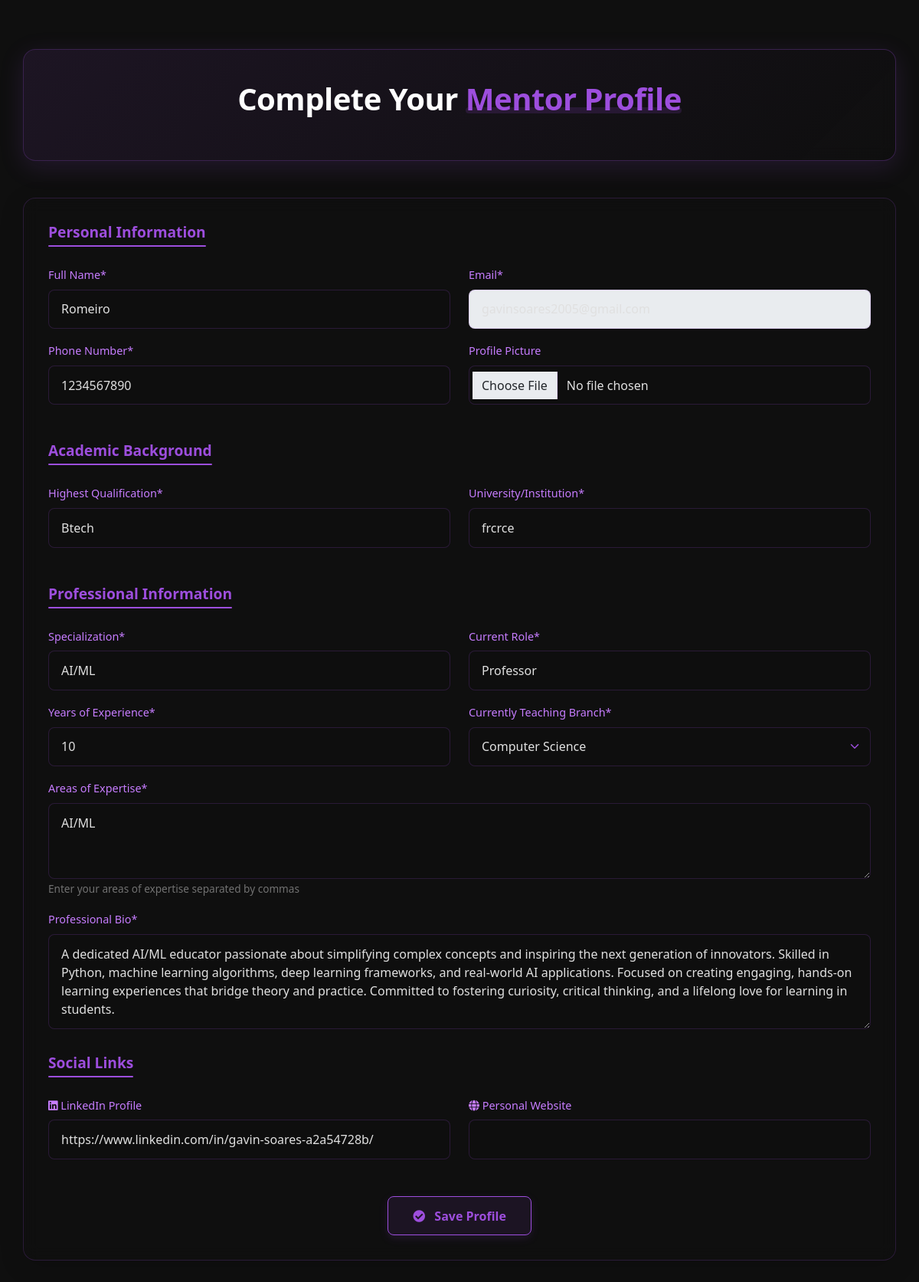
The page /mentor/profile/ (signed in) on the database its author committed.
### mentor/models.py (models this page shows, shortened)
class MentorProfile(models.Model):
    VERIFICATION_STATUS = (
        ('pending', 'Pending'),
        ('approved', 'Approved'),
        ('rejected', 'Rejected')
    )
    user = models.OneToOneField(User, on_delete=models.CASCADE, related_name='mentor_profile')
    full_name = models.CharField(max_length=200, blank=True, null=True)
    college = models.ForeignKey('college.CollegeProfile', on_delete=models.SET_NULL, related_name='mentors', null=True, blank=True)
    profile_picture = models.ImageField(upload_to='mentor_profiles/', null=True, blank=True)
    phone = models.CharField(max_length=15, blank=True, null=True)
    highest_qualification = models.CharField(max_length=200, blank=True, null=True)
    university = models.CharField(max_length=200, blank=True, null=True)
    specialization = models.CharField(max_length=200, blank=True, null=True)
    current_role = models.CharField(max_length=200, blank=True, null=True)
    experience_years = models.IntegerField(default=0)
    teaching_branch = models.CharField(max_length=200, blank=True, null=True)
    expertise_areas = models.TextField(blank=True, null=True)
    bio = models.TextField(blank=True, null=True)
    linkedin = models.URLField(blank=True, null=True)
    website = models.URLField(blank=True, null=True)
    verification_status = models.CharField(max_length=20, choices=VERIFICATION_STATUS, default='pending')
    verification_date = models.DateTimeField(null=True, blank=True)
    created_at = models.DateTimeField(auto_now_add=True)
    updated_at = models.DateTimeField(auto_now=True)

### mentor/views.py (the view, shortened to what this page needs)
# urls.py: path('profile/', views.mentor_profile, name='mentor_profile'),
@login_required
def mentor_profile(request):
    try:
        mentor = request.user.mentor_profile
        if mentor.verification_status != 'approved':
            messages.error(request, 'You need to be approved by the college before completing your profile.')
            return redirect('mentor_dashboard')
        update_mode = request.GET.get('mode') == 'update'
        context = {
            'mentor': mentor,
            'update_mode': update_mode
        }
        return render(request, 'mentor_profile.html', context)
    except MentorProfile.DoesNotExist:
        messages.error(request, 'Mentor profile not found.')
        return redirect('mentor_login')

### mentor/templates/mentor_profile.html (shortened to what this page needs)
<!DOCTYPE html>
<html lang="en">
<head>
    <link href="https://cdn.jsdelivr.net/npm/bootstrap@5.1.3/dist/css/bootstrap.min.css" rel="stylesheet">
    <link rel="stylesheet" href="https://cdnjs.cloudflare.com/ajax/libs/font-awesome/5.15.4/css/all.min.css">
</head>
<body>
    <div class="container profile-container">
        <div class="header-section">
            <h3>{% if update_mode %}Update{% else %}Complete{% endif %} Your <span>Mentor Profile</span></h3>
        </div>
        <div class="form-card">
            <form method="POST" enctype="multipart/form-data">
                <div class="form-section">
                    <h5 class="form-section-title">Personal Information</h5>
                    <div class="row">
                        <div class="col-md-6">
                            <div class="mb-3">
                                <label for="full_name">Full Name*</label>
                                <input type="text" class="form-control" id="full_name" name="full_name" value="{{ mentor.full_name|default:'' }}" required>
                            </div>
                        </div>
                        <div class="col-md-6">
                            <div class="mb-3">
                                <label for="email">Email*</label>
                                <input type="email" class="form-control" id="email" name="email" value="{{ mentor.user.email }}" readonly>
                            </div>
                        </div>
                    </div>
                    <div class="row">
                        <div class="col-md-6">
                            <div class="mb-3">
                                <label for="phone">Phone Number*</label>
                                <input type="tel" class="form-control" id="phone" name="phone" value="{{ mentor.phone|default:'' }}" required>
                            </div>
                        </div>
                        <div class="col-md-6">
                            <div class="mb-3">
                                <label for="profile_picture">Profile Picture</label>
                                <input type="file" class="form-control" id="profile_picture" name="profile_picture" accept="image/*">
                            </div>
                        </div>
                    </div>
                </div>
                <div class="form-section">
                    <h5 class="form-section-title">Academic Background</h5>
                    <div class="row">
                        <div class="col-md-6">
                            <div class="mb-3">
                                <label for="highest_qualification">Highest Qualification*</label>
                                <input type="text" class="form-control" id="highest_qualification" name="highest_qualification" value="{{ mentor.highest_qualification|default:'' }}" required>
                            </div>
                        </div>
                        <div class="col-md-6">
                            <div class="mb-3">
                                <label for="university">University/Institution*</label>
                                <input type="text" class="form-control" id="university" name="university" value="{{ mentor.university|default:'' }}" required>
                            </div>
                        </div>
                    </div>
                </div>
                <div class="form-section">
                    <h5 class="form-section-title">Professional Information</h5>
                    <div class="row">
                        <div class="col-md-6">
                            <div class="mb-3">
                                <label for="specialization">Specialization*</label>
                                <input type="text" class="form-control" id="specialization" name="specialization" value="{{ mentor.specialization|default:'' }}" required>
                            </div>
                        </div>
                        <div class="col-md-6">
                            <div class="mb-3">
                                <label for="current_role">Current Role*</label>
                                <input type="text" class="form-control" id="current_role" name="current_role" value="{{ mentor.current_role|default:'' }}" required>
                            </div>
                        </div>
                    </div>
                    <div class="row">
                        <div class="col-md-6">
                            <div class="mb-3">
                                <label for="experience_years">Years of Experience*</label>
                                <input type="number" class="form-control" id="experience_years" name="experience_years" value="{{ mentor.experience_years|default:0 }}" min="0" required>
                            </div>
                        </div>
                        <div class="col-md-6">
                            <div class="mb-3">
                                <label for="teaching_branch">Currently Teaching Branch*</label>
                                <select class="form-control" id="teaching_branch" name="teaching_branch" required>
                                    <option value="CSE" {% if mentor.teaching_branch == 'CSE' %}selected{% endif %}>Computer Science</option>
                                </select>
                            </div>
                        </div>
                    </div>
                    <div class="mb-3">
                        <label for="expertise_areas">Areas of Expertise*</label>
                        <textarea class="form-control" id="expertise_areas" name="expertise_areas" rows="3" required>{{ mentor.expertise_areas|default:'' }}</textarea>
                        <small class="text-muted">Enter your areas of expertise separated by commas</small>
                    </div>
                    <div class="mb-3">
                        <label for="bio">Professional Bio*</label>
                        <textarea class="form-control" id="bio" name="bio" rows="4" required>{{ mentor.bio|default:'' }}</textarea>
                    </div>
                </div>
                <div class="form-section">
                    <h5 class="form-section-title">Social Links</h5>
                    <div class="row">
                        <div class="col-md-6">
                            <div class="mb-3">
                                <label for="linkedin"><i class="fab fa-linkedin"></i> LinkedIn Profile</label>
                                <input type="url" class="form-control" id="linkedin" name="linkedin" value="{{ mentor.linkedin|default:'' }}">
                            </div>
                        </div>
                        <div class="col-md-6">
                            <div class="mb-3">
                                <label for="website"><i class="fas fa-globe"></i> Personal Website</label>
                                <input type="url" class="form-control" id="website" name="website" value="{{ mentor.website|default:'' }}">
                            </div>
                        </div>
                    </div>
                </div>
                <div class="text-center mt-4">
                    <button type="submit" class="btn btn-custom">
                        <i class="fas fa-{% if update_mode %}save{% else %}check-circle{% endif %}"></i>
                        {% if update_mode %}Update{% else %}Save{% endif %} Profile
                    </button>
                </div>
            </form>
        </div>
    </div>
</body>
</html>

### mentor/templates/mentor_profile.html (style rules this page uses)
body { background-color: #0f0f0f; min-height: 100vh; color: #e0e0e0; padding: 2rem 0; font-family: 'Segoe UI', Tahoma, Geneva, Verdana, sans-serif; }
.profile-container { padding: 2rem 0; position: relative; z-index: 2; }
.header-section { background: rgba(15, 15, 15, 0.8); backdrop-filter: blur(10px); border: 1px solid rgba(157, 78, 221, 0.3); border-radius: 16px; padding: 2.5rem; margin-bottom: 3rem; text-align: center; box-shadow: 0 8px 32px rgba(157, 78, 221, 0.15); position: relative; overflow: hidden; animation: fadeInUp 0.8s ease-out forwards; }
.header-section::before { content: ''; position: absolute; top: 0; left: 0; width: 100%; height: 100%; background: linear-gradient(135deg, rgba(157, 78, 221, 0.1), transparent); z-index: -1; }
.header-section h3 { font-size: 2.5rem; font-weight: 800; letter-spacing: -0.5px; color: white; margin-bottom: 1rem; opacity: 0; animation: fadeIn 0.6s ease-out 0.4s forwards; }
.header-section h3 span { color: #9d4edd; position: relative; display: inline-block; }
.header-section h3 span::after { content: ""; position: absolute; bottom: 5px; left: 0; width: 0; height: 8px; background-color: rgba(157, 78, 221, 0.15); z-index: -1; border-radius: 4px; animation: lineGrow 0.6s ease-out 0.8s forwards; }
.form-card { background: rgba(15, 15, 15, 0.8); backdrop-filter: blur(10px); border: 1px solid rgba(157, 78, 221, 0.2); border-radius: 16px; padding: 2rem; margin-bottom: 2.5rem; box-shadow: 0 8px 32px rgba(0, 0, 0, 0.15); position: relative; overflow: hidden; transform: translateY(20px); opacity: 0; animation: fadeInUp 0.6s ease-out 0.6s forwards; }
.form-section { margin-bottom: 2rem; opacity: 0; animation: fadeIn 0.6s ease-out 0.8s forwards; }
.form-section-title { color: #9d4edd; font-size: 1.2rem; font-weight: 600; margin-bottom: 1.5rem; position: relative; display: inline-block; padding-bottom: 0.5rem; }
.form-section-title::after { content: ''; position: absolute; bottom: 0; left: 0; width: 0; height: 2px; background: #9d4edd; border-radius: 2px; animation: lineGrow 0.6s ease-out 1s forwards; }
.form-control { background: rgba(15, 15, 15, 0.8); backdrop-filter: blur(10px); border: 1px solid rgba(157, 78, 221, 0.2); border-radius: 8px; color: #e0e0e0; padding: 0.8rem 1rem; transition: all 0.3s ease; }
select.form-control { background-repeat: no-repeat; background-position: right 0.75rem center; background-size: 16px 12px; appearance: none; }
label { color: #c77dff; font-size: 0.9rem; margin-bottom: 0.5rem; font-weight: 500; }
.text-muted { color: #9d9d9d !important; font-size: 0.85rem; opacity: 0.7; }
.btn-custom { background: rgba(157, 78, 221, 0.1); color: #9d4edd; border: 1px solid #9d4edd; border-radius: 8px; padding: 0.8rem 2rem; font-weight: 600; transition: all 0.3s ease; box-shadow: 0 4px 12px rgba(157, 78, 221, 0.15); opacity: 0; animation: fadeIn 0.5s ease-out 1.2s forwards; }
.btn-custom i { margin-right: 0.5rem; }
select.form-control { background-repeat: no-repeat; background-position: right 0.75rem center; background-size: 16px 12px; appearance: none; color: #e0e0e0; }
select.form-control option { background-color: #1a1a1a; color: #e0e0e0; }
select.form-control option:checked { background-color: #9d4edd; color: white; }

### rows shown on the page
MentorProfile: full_name "Romeiro", email "gavinsoares2005@gmail.com", phone "1234567890", highest_qualification "Btech", university "frcrce", specialization "AI/ML", current_role "Professor", experience_years "10", teaching_branch "Computer Science", expertise_areas "AI/ML", bio "A dedicated AI/ML educator passionate about simplifying complex concepts and inspiring the next generation of innovators. Skilled in Python, machine learning algorithms, deep learning frameworks, and real-world AI applications. Focused on creating engaging, hands-on learning experiences that bridge theory and practice. Committed to fostering curiosity, critical thinking, and a lifelong love for learning in students.", linkedin "https://www.linkedin.com/in/gavin-soares-a2a54728b/"
